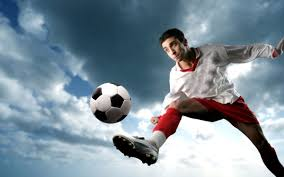
#> input picture football2.jpg, 284 x 177 px
$ python ballMovingToAnotherPlace.py
#> lines starting #> are read from the running program, lines starting #| are printed output that depends on the picture; after the words box and inside, x2 and y2 are one past the last pixel; in counts of white or black regions, pixels touching at a corner belong together
import cv2 as cv
import numpy as np
import matplotlib.pyplot as plt
img = cv.imread("football2.jpg")
#> img is the input picture: shape (177, 284, 3); mean B, G, R 153.8, 142.3, 126.1
img= cv.resize(img,(500,500))
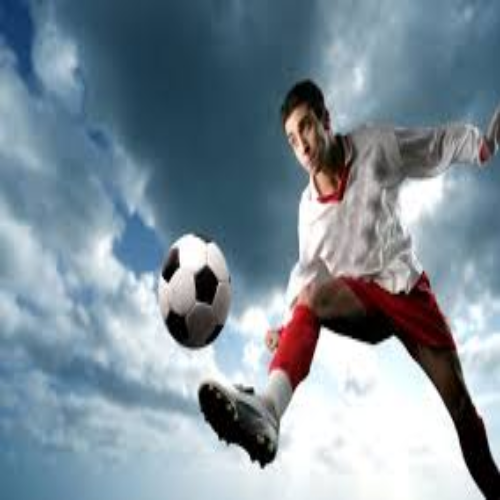
#> img: shape (500, 500, 3); mean B, G, R 153.7, 142.2, 126
cv.imwrite("Original.jpeg",img)

ts = img[230:350,160:230]
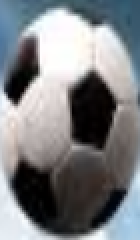
#> ts: shape (120, 70, 3) (shown 2 times larger); mean B, G, R 130.8, 127.8, 125.2
img[350:350+350-230,330:330+230-160] = ts
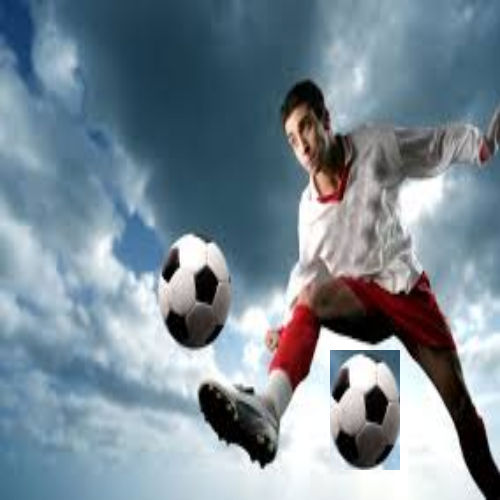
#> img: shape (500, 500, 3); 3.36% of pixels changed, all inside (x1, y1, x2, y2) = (330, 350, 400, 470)
cv.imwrite("change.jpeg",img)
cv.imshow("s",img)
plt.imshow(img)
plt.xlabel("x axis")
plt.ylabel("y axis")
plt.title("Image")
w,h,channel = img.shape
#> w = 500; h = 500; channel = 3
plt.xticks(np.arange(0, w, step=60))
plt.yticks(np.arange(0, h, step=60))
img2 = img[80:80,140:120]
#> img2 = empty array
print(img.shape)
#| (500, 500, 3)
# cv.imshow("this",img2)
plt.axis('on')
plt.grid(True)
plt.show()
cv.waitKey(0)
cv.destroyAllWindows()

$ run again, with apple2.jpg copied over football2.jpg
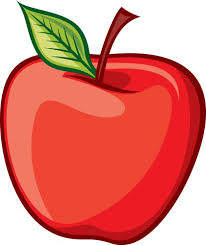
#> input picture apple2.jpg, 206 x 245 px
#> img is the input picture: shape (245, 206, 3); mean B, G, R 112.2, 123.6, 223.6
#> `ts = img[230:350,160:230]`:
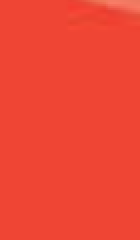
#> ts: shape (120, 70, 3) (shown 2 times larger); mean B, G, R 52.5, 69.6, 239
#> `img[350:350+350-230,330:330+230-160] = ts`:
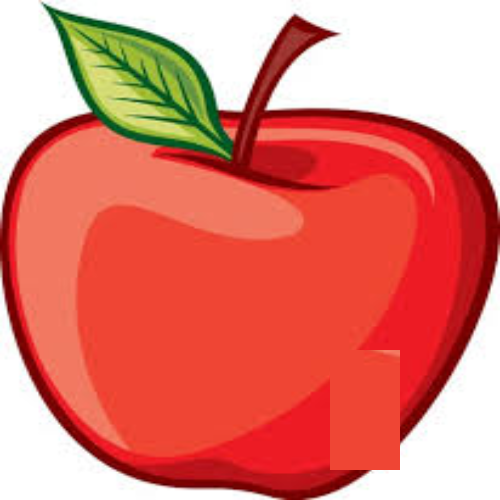
#> img: shape (500, 500, 3); mean B, G, R 112.5, 124.7, 224.1
#> img2 = empty array
#| (500, 500, 3)

$ run again, with footbal1.jpg copied over football2.jpg
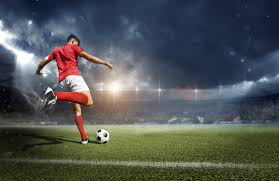
#> input picture footbal1.jpg, 279 x 181 px
#> img is the input picture: shape (181, 279, 3); mean B, G, R 85, 85.9, 81.2
#> `ts = img[230:350,160:230]`:
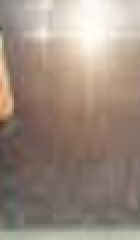
#> ts: shape (120, 70, 3) (shown 2 times larger); mean B, G, R 127, 139.8, 156.6
#> `img[350:350+350-230,330:330+230-160] = ts`:
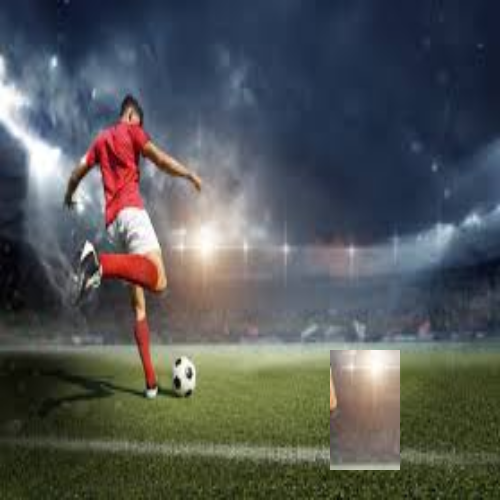
#> img: shape (500, 500, 3); mean B, G, R 86.8, 86.7, 82.9
#> img2 = empty array
#| (500, 500, 3)
